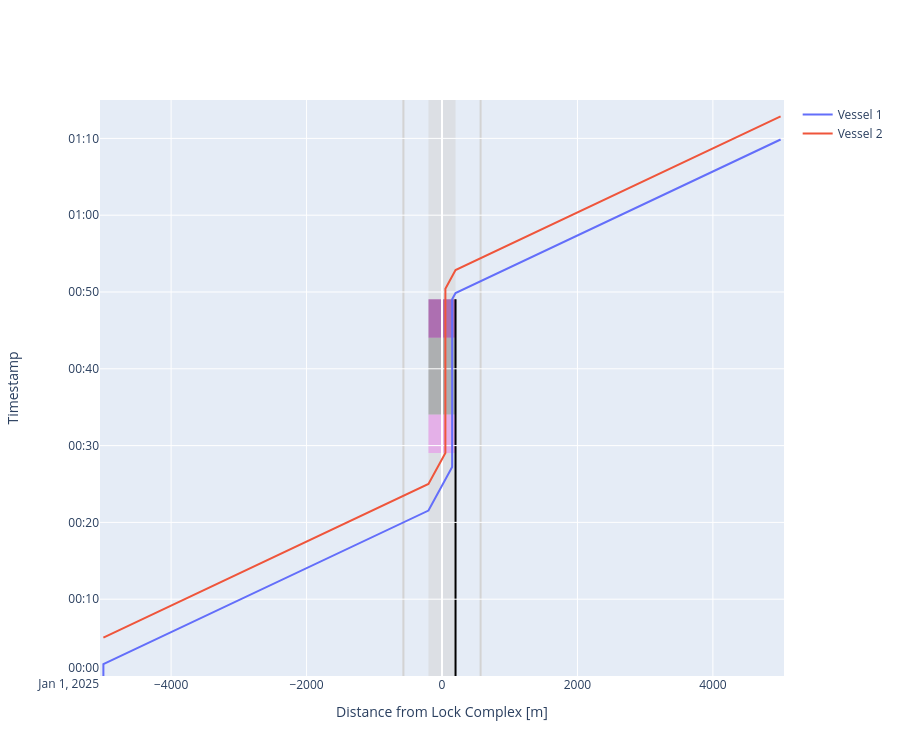

Notebook code cell kept with this figure:
### Markdown cell above
##### Time-distance diagram
The time-distance diagram confirms the above.

### Code cell
def cm_to_pixels(cm):
    return cm * 37.8 # Set figure height to 10 cmfig.update_layout(height=cm_to_pixels(10))

# We can plot the time-distance diagram
fig = lock_chamber.plot(xlimmin = -5050, 
                        xlimmax = 5050, 
                        ylimmin = datetime.datetime(2025, 1, 1, 0, 0, 0),
                        ylimmax = datetime.datetime(2025, 1, 1, 1, 15, 0),
                        method='Plotly')

fig.update_layout(height=cm_to_pixels(20))

### Figure 1 — Plotly figure (JSON) as saved in the notebook; plotly's stock layout.template omitted (floating-point values rounded to 4 significant figures)
{"data": [{"mode": "lines", "name": "Vessel 1", "type": "scatter", "x": [-5000.0, -5000.0, -5000.0, -5000.0, -200.0, -200.0, 150.0, 150.0, 150.0, 150.0, 150.0, 150.0, 150.0, 150.0, 200.0, 200.0, 570.0, 5000.0], "xaxis": "x", "y": ["2025-01-01T00:00:00", "2025-01-01T00:00:00", "2025-01-01T00:01:32.500000", "2025-01-01T00:01:32.500000", "2025-01-01T00:21:32.500000", "2025-01-01T00:21:32.500000", "2025-01-01T00:27:12.672786", "2025-01-01T00:29:02.980562", "2025-01-01T00:34:02.980562", "2025-01-01T00:34:02.980562", "2025-01-01T00:44:02.980562", "2025-01-01T00:44:02.980562", "2025-01-01T00:49:02.980562", "2025-01-01T00:49:02.980562", "2025-01-01T00:49:51.576674", "2025-01-01T00:49:51.576674", "2025-01-01T00:51:24.076674", "2025-01-01T01:09:51.576674"], "yaxis": "y"}, {"mode": "lines", "name": "Vessel 2", "type": "scatter", "x": [-5000.0, -5000.0, -200.0, -200.0, 50.0, 50.0, 50.0, 50.0, 50.0, 50.0, 50.0, 50.0, 50.0, 50.0, 200.0, 200.0, 570.0, 5000.0], "xaxis": "x", "y": ["2025-01-01T00:05:00", "2025-01-01T00:05:00", "2025-01-01T00:25:00", "2025-01-01T00:25:00", "2025-01-01T00:29:02.980562", "2025-01-01T00:29:02.980562", "2025-01-01T00:34:02.980562", "2025-01-01T00:34:02.980562", "2025-01-01T00:44:02.980562", "2025-01-01T00:44:02.980562", "2025-01-01T00:49:02.980562", "2025-01-01T00:49:02.980562", "2025-01-01T00:50:25.788337", "2025-01-01T00:50:25.788337", "2025-01-01T00:52:51.576674", "2025-01-01T00:52:51.576674", "2025-01-01T00:54:24.076674", "2025-01-01T01:12:51.576674"], "yaxis": "y"}], "layout": {"height": 756, "shapes": [{"fillcolor": "lightgrey", "layer": "below", "line": {"width": 0}, "name": "Lock Geometry", "opacity": 0.5, "type": "rect", "x0": -200, "x1": 200, "y0": "2025-01-01T00:00:00", "y1": "2025-01-01T01:15:00"}, {"fillcolor": "violet", "layer": "below", "line": {"width": 0}, "name": "Lock gate closing", "opacity": 0.5, "type": "rect", "x0": -200, "x1": 200, "xref": "x", "y0": "2025-01-01T00:29:02.980562", "y1": "2025-01-01T00:34:02.980562", "yref": "y"}, {"fillcolor": "grey", "layer": "below", "line": {"width": 0}, "name": "Lock levelling", "opacity": 0.5, "type": "rect", "x0": -200, "x1": 200, "xref": "x", "y0": "2025-01-01T00:34:02.980562", "y1": "2025-01-01T00:44:02.980562", "yref": "y"}, {"fillcolor": "purple", "layer": "below", "line": {"width": 0}, "name": "Lock gate opening", "opacity": 0.5, "type": "rect", "x0": -200, "x1": 200, "xref": "x", "y0": "2025-01-01T00:44:02.980562", "y1": "2025-01-01T00:49:02.980562", "yref": "y"}, {"fillcolor": "darkgrey", "layer": "below", "line": {"width": 0}, "name": "Lock gate opening", "opacity": 0.5, "type": "rect", "x0": -200, "x1": 200, "xref": "x", "y0": "2025-01-01T00:34:02.980562", "y1": "2025-01-01T00:34:02.980562", "yref": "y"}, {"layer": "below", "line": {"color": "black"}, "name": "Lock gate opening", "type": "line", "x0": 200, "x1": 200, "xref": "x", "y0": "2025-01-01T00:00:00", "y1": "2025-01-01T00:49:02.980562", "yref": "y"}, {"layer": "below", "line": {"color": "lightgrey"}, "type": "line", "x0": -570, "x1": -570, "xref": "x", "y0": 0, "y1": 1, "yref": "y domain"}, {"layer": "below", "line": {"color": "lightgrey"}, "type": "line", "x0": 570, "x1": 570, "xref": "x", "y0": 0, "y1": 1, "yref": "y domain"}], "showlegend": true, "xaxis": {"anchor": "y", "domain": [0, 1], "range": [-5050, 5050], "title": {"text": "Distance from Lock Complex [m]"}}, "yaxis": {"anchor": "x", "domain": [0, 1], "range": ["2025-01-01T00:00:00", "2025-01-01T01:15:00"], "title": {"text": "Timestamp"}}}}
